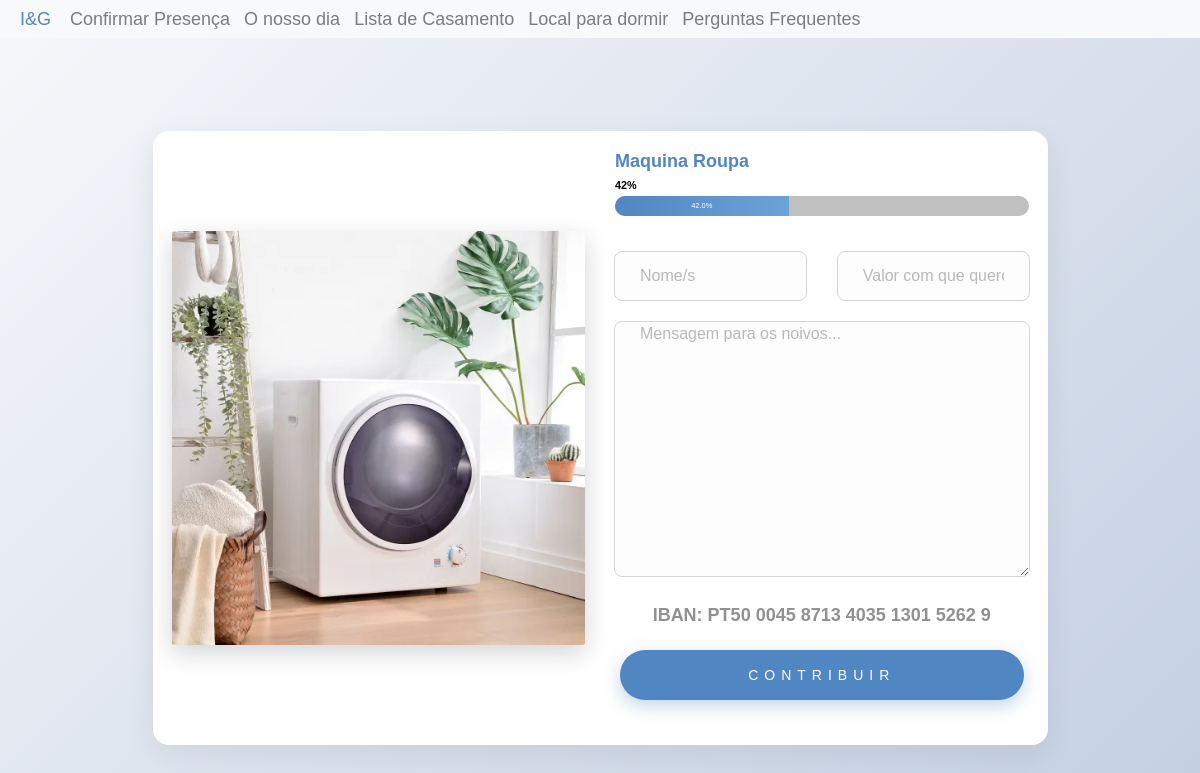
Page /products/product/1 on the earlier database version.
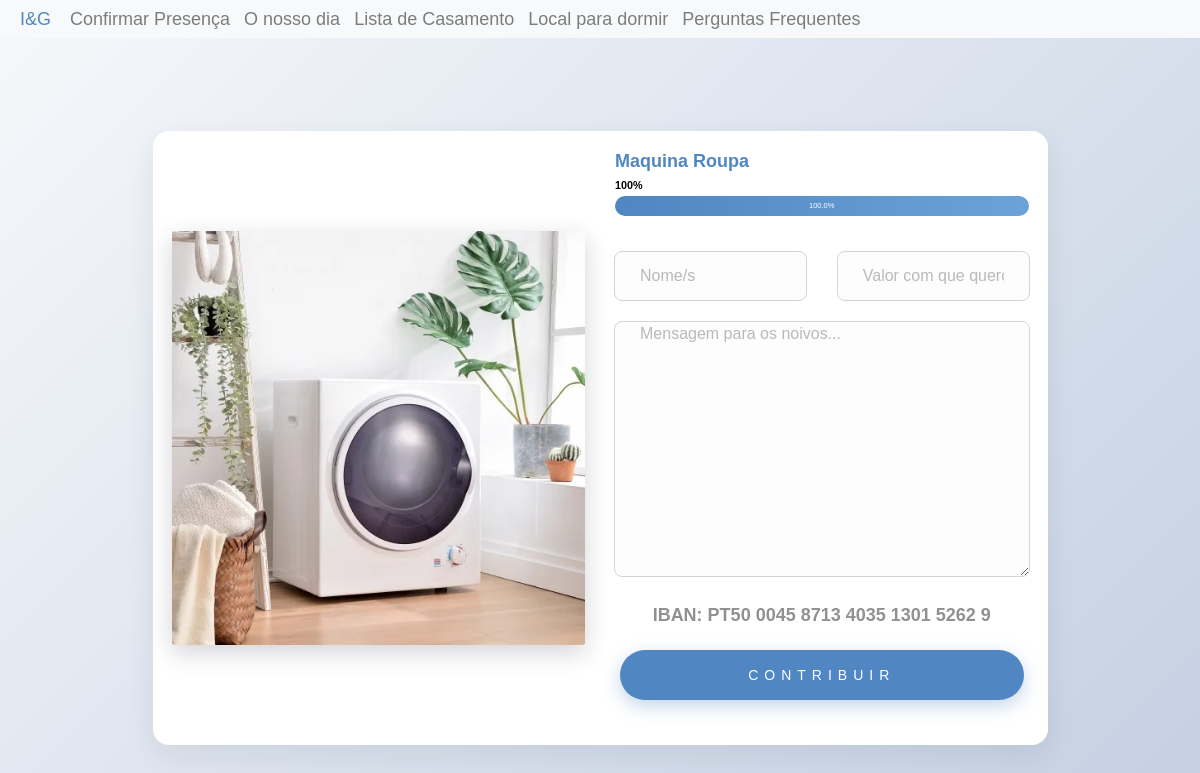
Same page on the later database version.
### inesegoncalo/models/product_images.py (models this page shows)
class ProductImage(db.Model ,model.Model,model.Base):
    __tablename__ = 'product_images'
    __table_args__ = {'extend_existing': True}
    id = Column(Integer, primary_key=True)
    path = Column(Text)
    product_id = Column(Integer, ForeignKey('products.id'))
    product = relationship('Product', back_populates="images")

### inesegoncalo/models/products.py (models this page shows, shortened)
class Product(db.Model, model.Model, model.Base):
    __tablename__ = 'products'
    __table_args__ = {'extend_existing': True}
    id = Column(Integer, primary_key=True)
    name = Column(String(80), unique=True, nullable=False)
    description = Column(Text)
    price = Column(Float)
    price_paid = Column(Float, default=0.0)
    store = Column(Text)
    show_price = Column(Boolean, default=True)
    priority = Column(Integer, default=10)
    category_id = Column(Integer, ForeignKey('categories.id'), nullable=True)
    images = relationship('ProductImage', back_populates="product")
    contributions = relationship('Contribution', back_populates="product")
    category = relationship('Category', back_populates="products")
    def calculate_percentage(self):
        if self.price:
            ratio = self.price_paid / self.price
            return ratio * 100 if ratio <= 1 else 100
        else:
            return 0.0

### inesegoncalo/modules/products.py (the view, shortened to what this page needs)
@bp.route('/product/<product_id>', methods=('GET', 'POST'))
@bp.route('/product/<product_id>/<contribution_id>', methods=('GET', 'POST'))
def product(product_id,contribution_id=None):
    product = Product.query.filter_by(id=product_id).first()
    contribution=None
    if contribution_id:
        contribution = Contribution.query.filter_by(id=contribution_id).first()
    return render_template('products/product.html',product=product,contribution=contribution)

### inesegoncalo/templates/products/product.html (shortened to what this page needs)
{% extends 'layout.html' %}
{% import 'macros/progress_bar.html' as progress_bar with context %}
{% import 'macros/contributions.html' as contributions with context %}
{% block content %}
<link href="{{ url_for('static', filename='style/base.css')}}" rel="stylesheet">
<section class="product-page-section py-5">
  <div class="container">
    <div class="row justify-content-center">
      <div class="col-lg-10">
        <div class="product-detail-card">
          <div class="row align-items-center">
            <div class="col-md-6 mb-4 mb-md-0">
              {% if product.images %}
              <img
                class="img-fluid rounded product-detail-image"
                src="{{ url_for('static', filename=product.images[0].path) }}"
                alt="{{ product.name }}"
              />
              {% endif %}
            </div>
            <div class="col-md-6">
              <h1 class="product-detail-title">{{ product.name }}</h1>
              {% if product.show_price and product.price %}
              {% set percentage = product.calculate_percentage() %}
              <div class="product-detail-progress mb-4">
                <div class="d-flex justify-content-between mb-1">
                  <small class="font-weight-bold">{{ '%.0f'|format(percentage) }}%</small>
                </div>
                {{ progress_bar.progress_bar(percentage) }}
              </div>
              {% endif %}
              {{ contributions.contribution_form() }}
            </div>
          </div>
        </div>
      </div>
    </div>
  </div>
</section>
{% endblock %}

### inesegoncalo/templates/layout.html (shortened to what this page needs)
<!DOCTYPE html>
<html lang="en">
    <head>
        <link href="https://maxcdn.bootstrapcdn.com/bootstrap/4.1.3/css/bootstrap.min.css" rel="stylesheet">
        <link href="{{ url_for('static', filename='style/main.css')}}" rel="stylesheet">
        <link href="{{ url_for('static', filename='style/vendor.css')}}" rel="stylesheet">
        <link href="{{ url_for('static', filename='style/confirmation.css')}}" rel="stylesheet">
        <link href="{{ url_for('static', filename='style/card.css')}}" rel="stylesheet">
        <link href="{{ url_for('static', filename='style/contribution.css')}}" rel="stylesheet">
        <link href="{{ url_for('static', filename='style/timeline.css')}}" rel="stylesheet">
        <link href="{{ url_for('static', filename='style/lista_casamento.css')}}" rel="stylesheet">
        <link rel="stylesheet" href="https://use.fontawesome.com/releases/v5.2.0/css/all.css">
    <body id="top">
        <div>
            <nav class="navbar navbar-expand-lg navbar-light bg-light">
                <a  class="nav-link"  href="{{url_for('main.index')}}" style="color:#5086c1">
                    I&G
                </a>
                <div class="collapse navbar-collapse" id="navbarText">
                  <ul class="navbar-nav mr-auto">
                    <li class="nav-item">
                        <a class="nav-link" href="{{url_for('confirmations.confirmation')}}">Confirmar Presença</a>
                      </li>
                   <li class="nav-item">
                        <a class="nav-link"  href="{{url_for('main.info')}}">O nosso dia</a>
                    </li>
                    <li class="nav-item">
                        <a class="nav-link" href="{{url_for('products.all')}}">Lista de Casamento</a>
                      </li>
                      <li class="nav-item">
                        <a class="nav-link" href="{{url_for('main.hotels')}}">Local para dormir</a>
                      </li>
                      <li class="nav-item">
                        <a class="nav-link" href="{{url_for('main.faqs')}}">Perguntas Frequentes</a>
                      </li>
                  </ul>
                </div>
              </nav>
            </div>
        {% block content %}
        {% endblock %}
    </body>
</html>

### inesegoncalo/templates/macros/progress_bar.html
{% macro progress_bar(percentage) %}
<div class="progressBarContainer">
    <div class="progress mt-2" style="height: 20px;">
        <div class="progress-bar" role="progressbar" style="width: {{percentage}}%" aria-valuenow="{{percentage}}" aria-valuemin="0" aria-valuemax="100">{{percentage}}%</div>
    </div>
</div>
{% endmacro %}

### inesegoncalo/templates/macros/contributions.html
{% macro contribution_form() %}
<div class="contribution-form">
<form method="post">
    <div class="row">
        <div class="col-md-6">
            <div class="form-group">
                <input class="form-control" type="text"  name="name" placeholder="Nome/s">
            </div>
        </div>
        <div class="col-md-6">
            <div class="form-group">
                <input class="form-control" type="text"  name="value_to_contribute" placeholder="Valor com que quero contribuir">
            </div>
        </div>
    </div>
    <div class="row">
        <div class="col-md-12">
            <div class="form-group">
                <textarea class="form-control" type="text"  name="message" placeholder="Mensagem para os noivos..." cols="40" rows="5" ></textarea>
            </div>
        </div>
    </div>
    <div class="row mb-4">
        <div class="transfer_type col-md-12 d-flex justify-content-center">
            <p class="mb-1">
                IBAN: PT50 0045 8713 4035 1301 5262 9
            </p>
        </div>
        <br>
    </div>
    <div class="form-btn row m-2">
        <button class="submit-btn" id="contribute">Contribuir</button>
    </div>
</form>
</div>
{% endmacro %}

### inesegoncalo/static/style/main.css (style rules this page uses)
html { font-size: 10px; }
html, body { height: 100%; }
body { background: #ffffff; font-family: 'Metropolis', sans-serif; font-size: 1.8rem; font-style: normal; font-weight: normal; line-height: 1.778; color: #000000; margin: 0; padding: 0; position: relative; }
h1, h2, h3, h4, h5, h6, .h1, .h2, .h3, .h4, .h5, .h6 { font-family: 'Metropolis', sans-serif ; font-weight: 700; font-style: normal; color: #000000; font-variant-ligatures: common-ligatures; text-rendering: optimizeLegibility; }
h1, .h1, h2, .h2, h3, .h3, h4, .h4 { margin-top: 6rem; margin-bottom: 1.6rem; }
h1, .h1 { font-size: 3.6rem; line-height: 1.222; }
small { font-size: 1.2rem; line-height: inherit; }
ul { list-style: disc; }
li { display: list-item; }
ol, ul { margin-left: 1.6rem; }
ul li { padding-left: .4rem; }
button, .btn { margin-bottom: 1.6rem; }
input, textarea, select, pre, blockquote, figure, table, p, ul, ol, dl, form, .video-container, .ss-custom-select { margin-bottom: 3.2rem; }
input[type="email"], input[type="number"], input[type="search"], input[type="text"], input[type="tel"], input[type="url"], input[type="password"], textarea, select { display: block; height: 6.4rem; padding: 1.5rem 24px 1.5rem; border: 0; outline: none; color: #000000; font-family: 'Metropolis', sans-serif ; font-size: 1.5rem; line-height: 3.2rem; max-width: 100%; background-color: #e0e0e0; border: 1px solid transparent; transition: all .3s ease-in-out; border-radius: 4px; }
textarea { min-height: 25.6rem; }
::placeholder { color: #8c8c8c; }
.btn, button, input[type="submit"], input[type="reset"], input[type="button"] { display: inline-block; font-family: 'Metropolis', sans-serif ; font-weight: 700; font-size: 1.1rem; text-transform: uppercase; letter-spacing: .6rem; height: 6rem; line-height: 5.6rem; padding: 0 3.2rem; margin: 0 .4rem 1.6rem 0; color: #ffffff; text-decoration: none; text-align: center; white-space: nowrap; cursor: pointer; transition: all .3s ease-in-out; -webkit-font-smoothing: antialiased; -moz-osx-font-smoothing: grayscale; border-radius: 4px; background-color: #272727; border: 0.2rem solid #272727; }

### inesegoncalo/static/style/card.css (style rules this page uses)
.progress-bar { background-color: #5086c1; font-size: 15px; }
.progress { background-color: #c0c0c0; }
body { background-color: #f8f9fa!important }

### inesegoncalo/static/style/contribution.css (style rules this page uses)
.contribution-form { padding-top: 20px; padding-bottom: 20px; border-radius: 6px; }
.contribution-form .form-group { position: relative; margin-bottom: 20px; }
.contribution-form .form-control { background-color: #fff; height: 50px; color: #191a1e; border: none; font-size: 16px; font-weight: 400; -webkit-box-shadow: none; box-shadow: none; padding: 0px 25px; }
.contribution-form .form-control::placeholder { color: rgba(82, 82, 84, 0.4); }
.contribution-form .form-btn { margin-top: 27px; }
.contribution-form .submit-btn { color: #fff; background-color: #5086c1; font-weight: 400; height: 50px; font-size: 14px; border: none; width: 100%; border-radius: 40px; text-transform: uppercase; -webkit-transition: 0.2s all; transition: 0.2s all; }
.transfer_type p { color: black; font-weight: bold; }

### inesegoncalo/static/style/lista_casamento.css (style rules this page uses)
a, a:hover { text-decoration: none; transition: color 0.3s ease-in-out; }

### inesegoncalo/templates/products/product.html (style rules this page uses)
.product-page-section { background: linear-gradient(135deg, #f5f7fa 0%, #c3cfe2 100%); min-height: 100vh; display: flex; align-items: center; }
.product-detail-card { background: #ffffff; border-radius: 16px; box-shadow: 0 10px 30px rgba(15, 23, 42, 0.08); padding: 2rem; }
.product-detail-title { color: #5086c1; font-weight: 700; font-size: 1.8rem; margin-bottom: 0.75rem; }
.product-detail-image { box-shadow: 0 8px 24px rgba(15, 23, 42, 0.18); border-radius: 12px; }
.product-detail-progress .progress { height: 12px; border-radius: 999px; overflow: hidden; }
.product-detail-progress .progress-bar { background: linear-gradient(90deg, #5086c1 0%, #6ba3d8 100%); font-size: 0.75rem; }
.product-page-section .contribution-form .form-control { background-color: #fdfdfd; border: 1px solid #d1d5db; border-radius: 8px; }
.product-page-section .contribution-form .submit-btn { box-shadow: 0 6px 18px rgba(80, 134, 193, 0.35); }

Differences in the rows shown:
changed Product "Maquina Roupa": price_paid 42 → 100 (drawn)
Other differences:
{{ '%.0f'|format(percentage) }}: "42" → "100"
{{ percentage }}: "42.0" → "100.0"
